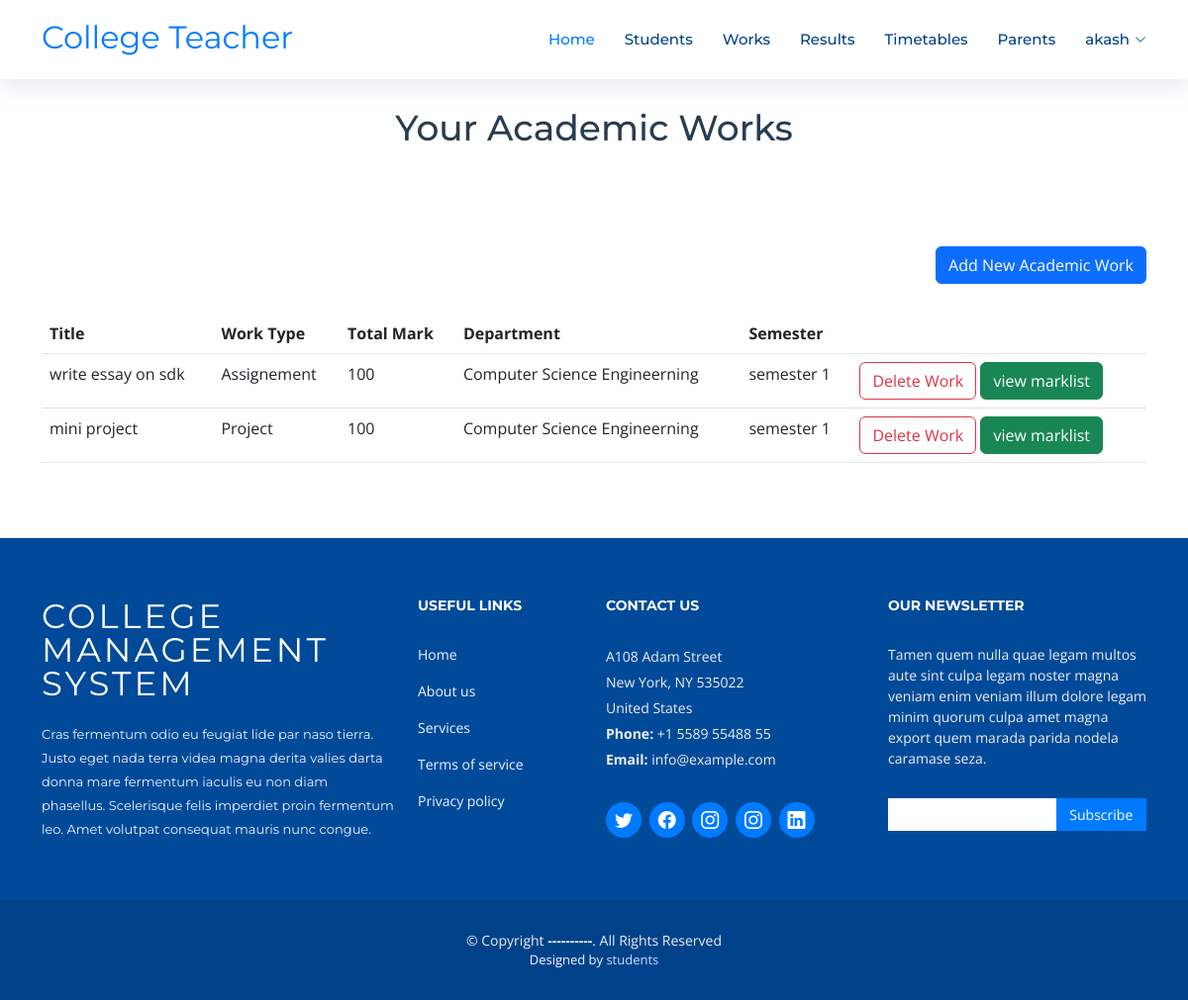
The app's page /Teacher/viewWorks (signed in) with its own data.
### teacher/models.py (models this page shows)
class AcademicWork(models.Model):
    options = (
    ("Computer Science Engineerning","Computer Science Engineerning"),
    ("Electronics Engineerning","Electronics Engineerning"),
    ("Civil Engineerning","Civil Engineerning"),
    ("Mechanical Engineerning","Mechanical Engineerning"),
    ("Electrical Engineerning","Electrical Engineerning")
    )
    sems = (
        ("semester 1","semester 1"),
        ("semester 2","semester 2"),
        ("semester 3","semester 3"),
        ("semester 4","semester 4"),
        ("semester 5","semester 5"),
        ("semester 6","semester 6"),
    )
    work = (
        ("Series Test","Series Test"),
        ('Assignement',"Assignement"),
        ('Project',"Project"),
    )
    Semester = models.CharField(max_length=255,choices=sems)
    Department = models.CharField(max_length=255,choices=options)
    work_type = models.CharField(max_length=255,choices=work)
    work_title = models.CharField(max_length=255)
    total_mark = models.IntegerField(blank=True,null=True)
    Date_assigned = models.DateField(auto_now=True)
    Date_of_Submission = models.DateField()
    teacher = models.ForeignKey(TeacherProfile,on_delete=models.CASCADE,null=True,blank=True)

### teacher/views.py (the view)
# urls.py: path("viewWorks",views.viewWorks,name="viewWorks"),
def viewWorks(request):
    teacher = TeacherProfile.objects.get(user = request.user)
    works = AcademicWork.objects.filter(teacher=teacher)
    return render(request,"teacher/view-works.html",{"works":works})

### templates/teacher/view-works.html
{% extends 'teacher/index.html' %}
{% block content %}
<main id="main">
    <section id="contact" class="contact">
        <div class="container" data-aos="fade-up">
            <div class="section-header mt-5">
                <h3>Your Academic Works</h3>
            </div>
            <div class="section-header mt-5 text-end">
                <a href="{% url 'addWork' %}" class="btn btn-primary">Add New Academic Work</a>
            </div>
            <div class="row gx-lg-0 gy-4">
                <div class="col-lg-12">
                    <table class="table">
                        <thead>
                            <tr>
                                <th>Title</th>
                                <th>Work Type</th>
                                <th>Total Mark </th>
                                <th>Department</th>
                                <th>Semester</th>
                                <th></th>
                            </tr>
                        </thead>
                        <tbody>
                            {% for w in works %}
                            <tr>
                                <td>{{w.work_title}}</td>
                                <td>{{w.work_type}}</td>
                                <td>{{w.total_mark}}</td>
                                <td>{{w.Department}}</td>
                                <td>{{w.Semester}}</td>
                                <td>
                                    <a href="{% url 'deleteWork' w.id %}" class="btn btn-outline-danger"
                                        onclick="return confirm('Are you sure you want to delete this work ?')">Delete
                                        Work
                                    </a>
                                    <a href="{% url 'viewWorkMark' w.id %}" class="btn btn-success">view marklist </a>
                                </td>
                            </tr>
                            {% endfor %}
                        </tbody>
                    </table>
                </div>
            </div>
        </div>
    </section>
</main>
{% endblock %}

### templates/teacher/index.html (shortened to what this page needs)
<!DOCTYPE html>
{% load static %}
<html lang="en">
<head>
    <link href="{% static 'assets/vendor/aos/aos.css' %}" rel="stylesheet">
    <link href="{% static 'assets/vendor/bootstrap/css/bootstrap.min.css' %}" rel="stylesheet">
    <link href="{% static 'assets/vendor/bootstrap-icons/bootstrap-icons.css' %}" rel="stylesheet">
    <link href="{% static 'assets/vendor/glightbox/css/glightbox.min.css' %}" rel="stylesheet">
    <link href="{% static 'assets/vendor/swiper/swiper-bundle.min.css' %}" rel="stylesheet">
    <link href="{% static 'assets/css/style.css' %}" rel="stylesheet">
</head>
<body>
    <header id="header" class="fixed-top d-flex align-items-center">
        <div class="container d-flex justify-content-between align-items-center ">
            <div class="logo">
                <a href="/">
                    <h2 class="mt-3">College Teacher</h2>
                </a>
            </div>
            <nav id="navbar" class="navbar">
                <ul>
                    <li><a class="nav-link scrollto active" href="/">Home</a></li>
                    <li><a class="nav-link scrollto" href="{% url 'viewDepartmentStudents' %}">Students</a></li>
                    <li><a class="nav-link scrollto" href="{% url 'viewWorks' %}">Works</a></li>
                    <li><a class="nav-link scrollto " href="{% url 'viewSemResults' %}">Results</a></li>
                    <li><a class="nav-link scrollto " href="{% url 'viewTimeTable' %}">Timetables</a></li>
                    <li><a class="nav-link scrollto" href="{% url 'viewParents' %}">Parents</a></li>
                    <li class="dropdown">
                        <a href="#">
                            <span>{{request.user.username}}</span>
                            <i class="bi bi-chevron-down"></i></a>
                    </li>
                </ul>
            </nav>
        </div>
    </header>
    {% block content %}{% endblock %}
    <footer id="footer">
        <div class="footer-top">
            <div class="container">
                <div class="row">
                    <div class="col-lg-4 col-md-6 footer-info">
                        <h3>College Management system</h3>
                        <p>Cras fermentum odio eu feugiat lide par naso tierra. Justo eget nada terra videa magna derita
                            valies darta donna mare fermentum iaculis eu non diam phasellus. Scelerisque felis imperdiet
                            proin fermentum leo. Amet volutpat consequat mauris nunc congue.</p>
                    </div>
                    <div class="col-lg-2 col-md-6 footer-links">
                        <h4>Useful Links</h4>
                        <ul>
                            <li><a href="#">Home</a></li>
                            <li><a href="#">About us</a></li>
                            <li><a href="#">Services</a></li>
                            <li><a href="#">Terms of service</a></li>
                            <li><a href="#">Privacy policy</a></li>
                        </ul>
                    </div>
                    <div class="col-lg-3 col-md-6 footer-contact">
                        <h4>Contact Us</h4>
                        <p>
                            A108 Adam Street <br>
                            New York, NY 535022<br>
                            United States <br>
                            <strong>Phone:</strong> +1 5589 55488 55<br>
                            <strong>Email:</strong> info@example.com<br>
                        </p>
                        <div class="social-links">
                            <a href="#" class="twitter"><i class="bi bi-twitter"></i></a>
                            <a href="#" class="facebook"><i class="bi bi-facebook"></i></a>
                            <a href="#" class="instagram"><i class="bi bi-instagram"></i></a>
                            <a href="#" class="instagram"><i class="bi bi-instagram"></i></a>
                            <a href="#" class="linkedin"><i class="bi bi-linkedin"></i></a>
                        </div>
                    </div>
                    <div class="col-lg-3 col-md-6 footer-newsletter">
                        <h4>Our Newsletter</h4>
                        <p>Tamen quem nulla quae legam multos aute sint culpa legam noster magna veniam enim veniam
                            illum dolore legam minim quorum culpa amet magna export quem marada parida nodela caramase
                            seza.</p>
                        <form action="" method="post">
                            <input type="email" name="email"><input type="submit" value="Subscribe">
                        </form>
                    </div>
                </div>
            </div>
        </div>
        <div class="container">
            <div class="copyright">
                &copy; Copyright <strong>----------</strong>. All Rights Reserved
            </div>
            <div class="credits">
                Designed by <a href="">students</a>
            </div>
        </div>
    </footer>
</body>
</html>

### static/assets/css/style.css (style rules this page uses)
body { background: #fff; color: #444; font-family: "Open Sans", sans-serif; }
a { color: #007bff; text-decoration: none; transition: 0.5s; }
p { padding: 0; margin: 0 0 30px 0; }
h1, h2, h3, h4, h5, h6 { font-family: "Montserrat", sans-serif; font-weight: 400; margin: 0 0 20px 0; padding: 0; }
#header { height: 80px; z-index: 997; transition: all 0.5s; background: #fff; box-shadow: 0px 0px 30px rgba(127, 137, 161, 0.3); }
.navbar { padding: 0; }
.navbar ul { margin: 0; padding: 0; display: flex; list-style: none; align-items: center; }
.navbar li { position: relative; }
.navbar a, .navbar a:focus { display: flex; align-items: center; justify-content: space-between; padding: 10px 0 10px 30px; font-family: "Montserrat", sans-serif; font-size: 15px; color: #004289; font-weight: 500; white-space: nowrap; transition: 0.3s; }
.navbar a i, .navbar a:focus i { font-size: 12px; line-height: 0; margin-left: 5px; }
.navbar a:hover, .navbar .active, .navbar .active:focus, .navbar li:hover>a { color: #007bff; }
section { overflow: hidden; }
.section-header h3 { font-size: 36px; color: #283d50; text-align: center; font-weight: 500; position: relative; }
#contact { box-shadow: 0px 0px 12px 0px rgba(0, 0, 0, 0.1); padding: 60px 0; overflow: hidden; }
#contact .section-header { padding-bottom: 30px; }
#footer { background: #00428a; padding: 0 0 30px 0; color: #eee; font-size: 14px; }
#footer .footer-top { background: #004a99; padding: 60px 0 30px 0; }
#footer .footer-top .footer-info { margin-bottom: 30px; }
#footer .footer-top .footer-info h3 { font-size: 34px; margin: 0 0 20px 0; padding: 2px 0 2px 0; line-height: 1; font-family: "Montserrat", sans-serif; color: #fff; font-weight: 400; letter-spacing: 3px; text-transform: uppercase; }
#footer .footer-top .footer-info p { font-size: 13px; line-height: 24px; margin-bottom: 0; font-family: "Montserrat", sans-serif; color: #ecf5ff; }
#footer .footer-top .social-links a { font-size: 18px; display: inline-flex; align-items: center; justify-content: center; background: #007bff; color: #fff; margin-right: 4px; border-radius: 50%; text-align: center; width: 36px; height: 36px; transition: 0.3s; }
#footer .footer-top .social-links a i { line-height: 0; }
#footer .footer-top h4 { font-size: 14px; font-weight: bold; color: #fff; text-transform: uppercase; position: relative; padding-bottom: 10px; }
#footer .footer-top .footer-links { margin-bottom: 30px; }
#footer .footer-top .footer-links ul { list-style: none; padding: 0; margin: 0; }
#footer .footer-top .footer-links ul li { padding: 8px 0; }
#footer .footer-top .footer-links ul li:first-child { padding-top: 0; }
#footer .footer-top .footer-links ul a { color: #ecf5ff; }
#footer .footer-top .footer-contact { margin-bottom: 30px; }
#footer .footer-top .footer-contact p { line-height: 26px; }
#footer .footer-top .footer-newsletter { margin-bottom: 30px; }
#footer .footer-top .footer-newsletter input[type=email] { border: 0; padding: 6px 8px; width: 65%; }
#footer .footer-top .footer-newsletter input[type=submit] { background: #007bff; border: 0; width: 35%; padding: 6px 0; text-align: center; color: #fff; transition: 0.3s; cursor: pointer; }
#footer .copyright { text-align: center; padding-top: 30px; }
#footer .credits { text-align: center; font-size: 13px; color: #f1f7ff; }
#footer .credits a { color: #bfddfe; }

### records on screen
AcademicWork: work_title "write essay on sdk", work_type "Assignement", total_mark "100", Department "Computer Science Engineerning", Semester "semester 1"
AcademicWork: work_title "mini project", work_type "Project", total_mark "100", Department "Computer Science Engineerning", Semester "semester 1"

### other values on screen
{{ request.user.username }} "akash"
